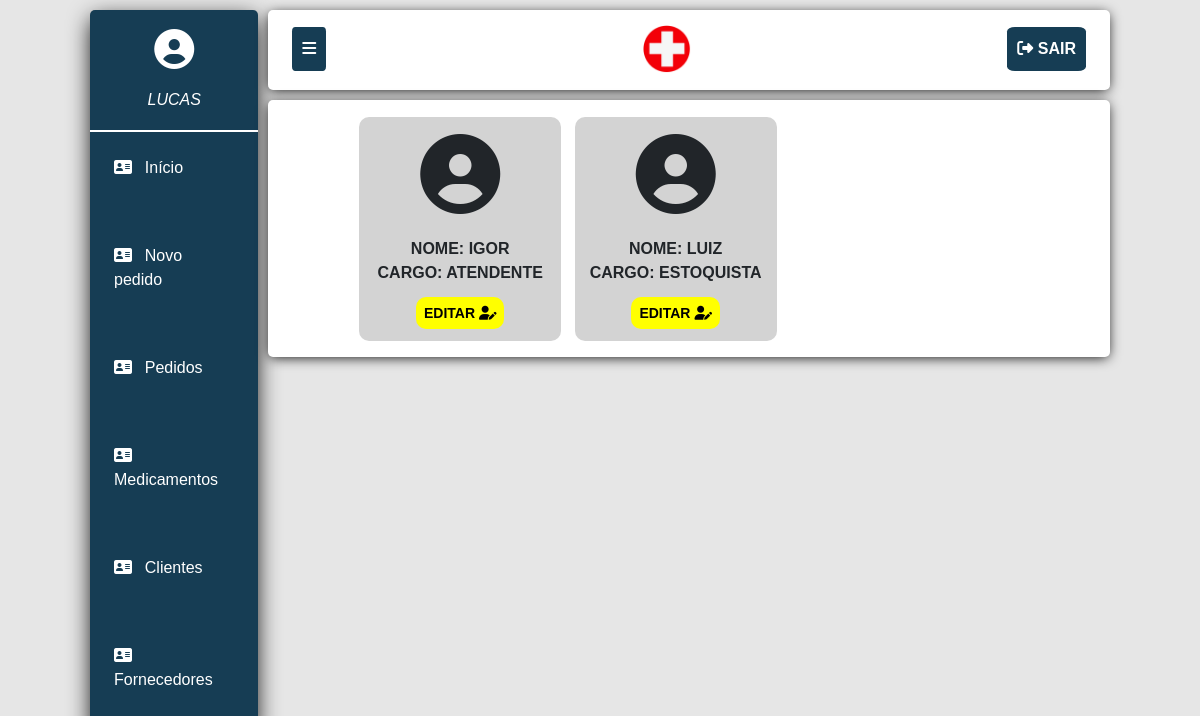
Screenshot of /funcionarios.php (signed in) with the database file from the repository.
### tables this page shows
CREATE TABLE `usuario` (
  `id_usuario` int(11) NOT NULL,
  `usuario` varchar(100) NOT NULL,
  `senha` varchar(100) NOT NULL,
  `acesso` varchar(100) NOT NULL
);

### funcionarios.php (the view, shortened to what this page needs)
<?php
include ('includes/dashboard.php');
?>
<div style='padding: 10px 10%; display: flex;flex-wrap: wrap;'>
    <?php
        $queryFunc = mysqli_query($conexao, "SELECT * FROM usuario WHERE id_usuario != '".$_SESSION['userid']."'");
        while ($resultFunc = mysqli_fetch_array($queryFunc)){
    ?>
	<div class='perfis'>
        <span><i class='fas fa-user-circle'></i></span>
        <p>Nome: <?= $resultFunc['usuario'] ?></p>
        <p>Cargo: <?= $resultFunc['acesso'] ?></p>
        <a href=''><span class='span4'><strong>EDITAR</strong> <i class='fas fa-user-edit'></i></span></a>
    </div>
<?php } ?>
</div>
<?php
include ('includes/footer.php');
?>

### css/estilo.css (style rules this page uses)
* { box-sizing: border-box; margin: 0; padding: 0; }
body { margin: 0 7.5% !important; font-family: 'Raleway', sans-serif; background-color: rgb(230,230,230); }

### funcionarios.php (style rules this page uses)
.perfis { margin: 1%; background-color: lightgrey; display: flex; flex-direction: column; align-items: center; width: 30%; border-radius: 10px; }
.perfis p { text-transform: uppercase; font-weight: 700; margin: 0; padding: 0; text-align: center; }
.perfis span:nth-child(1) { font-size: 5rem; }
.perfis a { margin: 1rem 0; text-decoration: none; }
.span4 { background-color: yellow; padding: 0.5rem; border-radius: 10px; font-size: 14px !important; color: #000000; }

### rows the page displays
usuario: usuario "IGOR", acesso "ATENDENTE"
usuario: usuario "LUIZ", acesso "ESTOQUISTA"

### other values shown
$_SESSION['usuario'] "LUCAS"
